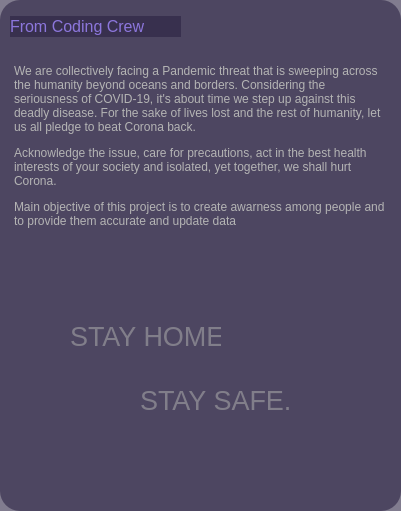
   <widget class="QWidget" name="widget_7" native="true">
    <property name="geometry">
     <rect>
      <x>670</x>
      <y>150</y>
      <width>401</width>
      <height>511</height>
     </rect>
    </property>
    <property name="styleSheet">
     <string notr="true">border-width:2px;
border-radius:20px;
background-color: qlineargradient(spread:pad, x1:0, y1:0, x2:1, y2:0, stop:1 rgba(40, 33, 64, 150));
</string>
    </property>
    <widget class="QLabel" name="label_28">
     <property name="geometry">
      <rect>
       <x>10</x>
       <y>16</y>
       <width>171</width>
       <height>21</height>
      </rect>
     </property>
     <property name="font">
      <font>
       <family>Ubuntu</family>
       <pointsize>12</pointsize>
       <weight>9</weight>
       <italic>false</italic>
       <bold>false</bold>
      </font>
     </property>
     <property name="styleSheet">
      <string notr="true">font: 75 12pt &quot;Ubuntu&quot;;
color: rgb(140, 118, 220)</string>
     </property>
     <property name="text">
      <string>From Coding Crew</string>
     </property>
    </widget>
    <widget class="QTextBrowser" name="textBrowser">
     <property name="geometry">
      <rect>
       <x>10</x>
       <y>60</y>
       <width>381</width>
       <height>271</height>
      </rect>
     </property>
     <property name="styleSheet">
      <string notr="true">background-color: qlineargradient(spread:pad, x1:0, y1:0, x2:1, y2:0, stop:1 rgba(0, 0, 0, 0));</string>
     </property>
     <property name="html">
      <string>&lt;!DOCTYPE HTML PUBLIC &quot;-//W3C//DTD HTML 4.0//EN&quot; &quot;http://www.w3.org/TR/REC-html40/strict.dtd&quot;&gt;
&lt;html&gt;&lt;head&gt;&lt;meta name=&quot;qrichtext&quot; content=&quot;1&quot; /&gt;&lt;style type=&quot;text/css&quot;&gt;
p, li { white-space: pre-wrap; }
&lt;/style&gt;&lt;/head&gt;&lt;body style=&quot; font-family:'Noto Sans'; font-size:9pt; font-weight:400; font-style:normal;&quot;&gt;
&lt;p style=&quot; margin-top:12px; margin-bottom:12px; margin-left:0px; margin-right:0px; -qt-block-indent:0; text-indent:0px;&quot;&gt;&lt;span style=&quot; font-family:'Ubuntu'; color:#b4b4b4;&quot;&gt;We are collectively facing a Pandemic threat that is sweeping across the humanity beyond oceans and borders. Considering the seriousness of COVID-19, it's about time we step up against this deadly disease. For the sake of lives lost and the rest of humanity, let us all pledge to beat Corona back. &lt;/span&gt;&lt;/p&gt;
&lt;p style=&quot; margin-top:12px; margin-bottom:12px; margin-left:0px; margin-right:0px; -qt-block-indent:0; text-indent:0px;&quot;&gt;&lt;span style=&quot; font-family:'Ubuntu'; color:#b4b4b4;&quot;&gt;Acknowledge the issue, care for precautions, act in the best health interests of your society and isolated, yet together, we shall hurt Corona. &lt;/span&gt;&lt;/p&gt;
&lt;p style=&quot; margin-top:12px; margin-bottom:12px; margin-left:0px; margin-right:0px; -qt-block-indent:0; text-indent:0px;&quot;&gt;&lt;span style=&quot; font-family:'Ubuntu'; color:#b4b4b4;&quot;&gt;Main objective of this project is to create awarness among people and to provide them accurate and update data&lt;/span&gt;&lt;/p&gt;&lt;/body&gt;&lt;/html&gt;</string>
     </property>
    </widget>
    <widget class="QLabel" name="label_29">
     <property name="geometry">
      <rect>
       <x>70</x>
       <y>316</y>
       <width>151</width>
       <height>41</height>
      </rect>
     </property>
     <property name="font">
      <font>
       <family>Ubuntu</family>
       <pointsize>20</pointsize>
       <weight>9</weight>
       <italic>false</italic>
       <bold>false</bold>
      </font>
     </property>
     <property name="styleSheet">
      <string notr="true">background-color: qlineargradient(spread:pad, x1:0, y1:0, x2:1, y2:0, stop:1 rgba(0, 0, 0, 0));
font: 75 20pt &quot;Ubuntu&quot;;
color:rgb(129, 126, 138)</string>
     </property>
     <property name="text">
      <string>STAY HOME,</string>
     </property>
    </widget>
    <widget class="QLabel" name="label_30">
     <property name="geometry">
      <rect>
       <x>140</x>
       <y>370</y>
       <width>151</width>
       <height>61</height>
      </rect>
     </property>
     <property name="font">
      <font>
       <family>Ubuntu</family>
       <pointsize>20</pointsize>
       <weight>9</weight>
       <italic>false</italic>
       <bold>false</bold>
      </font>
     </property>
     <property name="styleSheet">
      <string notr="true">background-color: qlineargradient(spread:pad, x1:0, y1:0, x2:1, y2:0, stop:1 rgba(0, 0, 0, 0));
font: 75 20pt &quot;Ubuntu&quot;;
color:rgb(129, 126, 138)</string>
     </property>
     <property name="text">
      <string>STAY SAFE...</string>
     </property>
    </widget>
   </widget>
